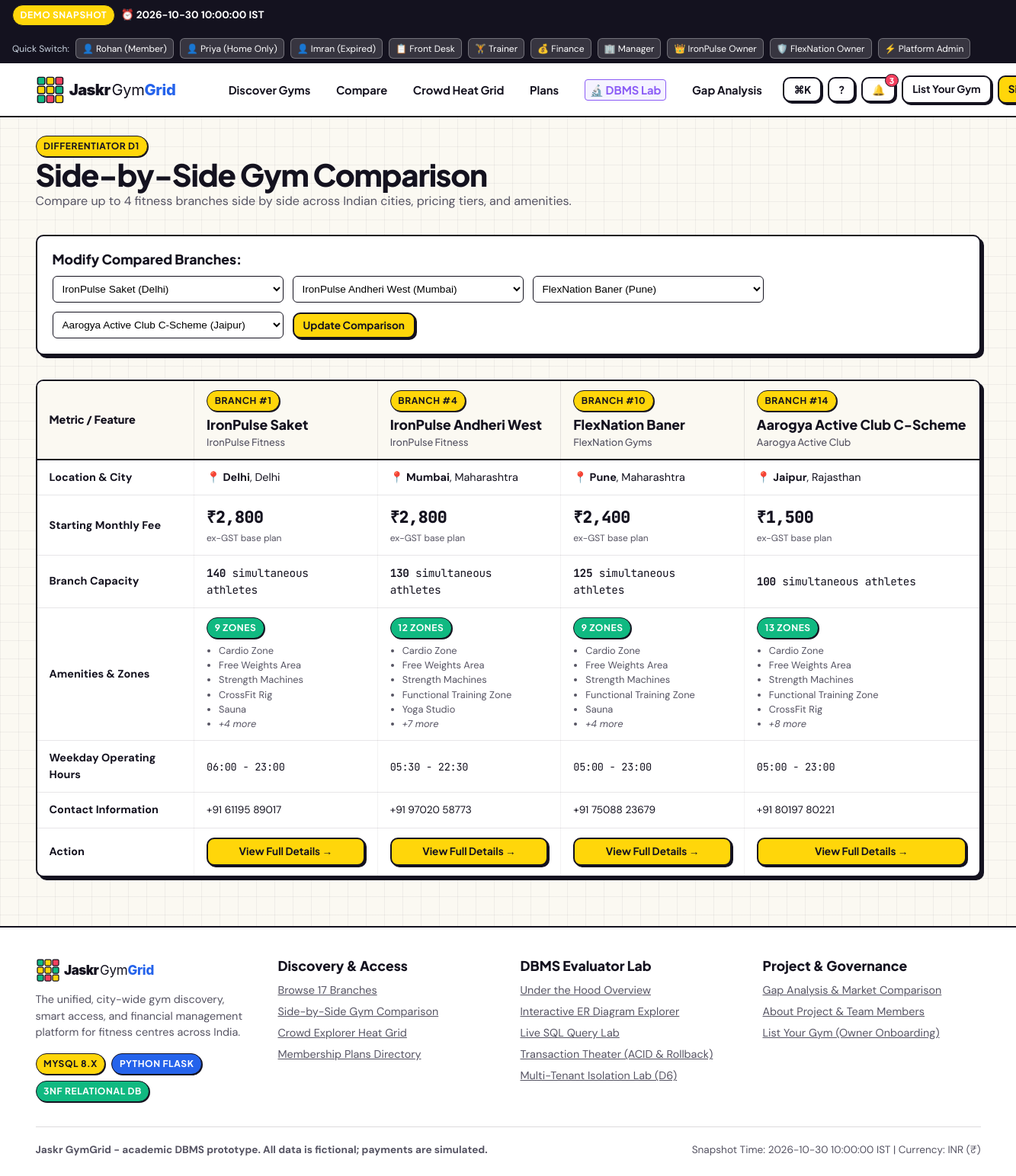
The page /compare on the database its author committed.
### tables this page shows
CREATE TABLE branches (
        branch_id INTEGER PRIMARY KEY AUTOINCREMENT,
        organization_id INTEGER NOT NULL,
        name TEXT NOT NULL,
        address TEXT NOT NULL,
        city TEXT NOT NULL,
        state TEXT NOT NULL,
        pincode TEXT NOT NULL,
        latitude REAL NOT NULL,
        longitude REAL NOT NULL,
        phone TEXT NOT NULL,
        description TEXT NOT NULL,
        capacity INTEGER NOT NULL,
        FOREIGN KEY (organization_id) REFERENCES organizations(organization_id)
    );

CREATE TABLE facilities (
        facility_id INTEGER PRIMARY KEY AUTOINCREMENT,
        facility_name TEXT NOT NULL UNIQUE,
        description TEXT NOT NULL
    );

CREATE TABLE branch_hours (
        branch_id INTEGER NOT NULL,
        day_of_week INTEGER NOT NULL,
        open_time TEXT NOT NULL,
        close_time TEXT NOT NULL,
        is_closed INTEGER NOT NULL DEFAULT 0,
        PRIMARY KEY (branch_id, day_of_week),
        FOREIGN KEY (branch_id) REFERENCES branches(branch_id)
    );

### app/public.py (the view)
@public_bp.route("/compare")
def compare():
    branch_ids = request.args.getlist("id")
    if not branch_ids:
        branch_ids = [1, 4, 10, 14]
    else:
        branch_ids = [int(i) for i in branch_ids if str(i).isdigit()][:4]
    all_branches = query_all("SELECT branch_id, name, city FROM branches WHERE organization_id != 5 ORDER BY city, name;")
    compared = []
    for bid in branch_ids:
        b = query_one(
            "SELECT b.*, o.name AS organization_name, o.brand_type, "
            "COALESCE(min_p.min_price, 0) AS starting_price "
            "FROM branches b "
            "JOIN organizations o ON b.organization_id = o.organization_id "
            "LEFT JOIN (SELECT organization_id, MIN(price) AS min_price FROM membership_plans GROUP BY organization_id) min_p "
            "ON b.organization_id = min_p.organization_id "
            "WHERE b.branch_id = %s;", (bid,)
        )
        if b:
            facs = query_all("SELECT f.facility_name FROM branch_facilities bf JOIN facilities f ON bf.facility_id = f.facility_id WHERE bf.branch_id = %s;", (bid,))
            b["facilities_list"] = [f["facility_name"] for f in facs]
            b["hours"] = query_all("SELECT * FROM branch_hours WHERE branch_id = %s ORDER BY day_of_week;", (bid,))
            compared.append(b)
    return render_template("public/compare.html", compared=compared, all_branches=all_branches, selected_ids=branch_ids)

### app/auth.py (called while the page is built, shortened)
def get_current_user():
    if "user_id" not in session:
        return None

### app/config.py (called while the page is built)
    @classmethod
    def get_app_today(cls):
        if cls.DEMO_MODE:
            return dt.datetime.strptime(cls.APP_TODAY_STR, "%Y-%m-%d").date()
        return dt.date.today()

    @classmethod
    def get_app_now(cls):
        if cls.DEMO_MODE:
            return dt.datetime.strptime(cls.APP_NOW_STR, "%Y-%m-%d %H:%M:%S")
        return dt.datetime.now()

### app/database.py (called while the page is built)
def is_mysql():
    return _is_mysql_active

def get_connection(role="admin"):
    if is_mysql():
        user, pwd = ROLE_USERS.get(role, (MYSQL_USER, MYSQL_PASS))
        return mysql.connector.connect(
            host=MYSQL_HOST,
            port=MYSQL_PORT,
            user=user,
            password=pwd,
            database=MYSQL_DB,
            autocommit=False
        )
    else:
        conn = sqlite3.connect(SQLITE_PATH, timeout=20.0)
        conn.row_factory = sqlite3.Row
        conn.execute("PRAGMA foreign_keys = ON;")
        return conn

def query_all(sql, params=(), role="admin"):
    return execute_query(sql, params, role=role, fetch="all")

def query_one(sql, params=(), role="admin"):
    return execute_query(sql, params, role=role, fetch="one")

### templates/public/compare.html (shortened to what this page needs)
{% extends "base.html" %}
{% block content %}
<div class="container">
  <div style="margin-bottom: 2rem;">
    <span class="badge badge-yellow">Differentiator D1</span>
    <h1>Side-by-Side Gym Comparison</h1>
    <p style="color: var(--ink-muted);">Compare up to 4 fitness branches side by side across Indian cities, pricing tiers, and amenities.</p>
  </div>
  <div class="card" style="margin-bottom: 2rem; background: #FFFFFF;">
    <h4 style="margin-bottom: 0.75rem;">Modify Compared Branches:</h4>
    <form method="GET" action="{{ url_for('public.compare') }}" style="display: flex; gap: 0.75rem; flex-wrap: wrap; align-items: center;">
      {% for slot in range(4) %}
        <select name="id" style="padding: 0.5rem; border: var(--border-thin); border-radius: var(--radius-sm); font-size: 0.85rem; background: #fff;">
          {% for b in all_branches %}
            <option value="{{ b.branch_id }}" {% if selected_ids|length > slot and selected_ids[slot] == b.branch_id %}selected{% endif %}>
              {{ b.name }} ({{ b.city }})
            </option>
          {% endfor %}
        </select>
      {% endfor %}
      <button type="submit" class="btn btn-sm btn-primary">Update Comparison</button>
    </form>
  </div>
  <div class="table-responsive" style="margin-bottom: 2.5rem;">
    <table class="table-custom">
      <thead>
        <tr>
          <th style="min-width: 200px;">Metric / Feature</th>
          {% for b in compared %}
            <th style="min-width: 240px; background: var(--bg-canvas);">
              <span class="badge badge-yellow" style="margin-bottom: 0.25rem;">Branch #{{ b.branch_id }}</span>
              <div style="font-size: 1.1rem; font-weight: 800;">{{ b.name }}</div>
              <div style="font-size: 0.8rem; font-weight: 500; color: var(--ink-muted);">{{ b.organization_name }}</div>
            </th>
          {% endfor %}
        </tr>
      </thead>
      <tbody>
        <tr>
          <td><strong>Location & City</strong></td>
          {% for b in compared %}
            <td><strong>📍 {{ b.city }}</strong>, {{ b.state }}</td>
          {% endfor %}
        </tr>
        <tr>
          <td><strong>Starting Monthly Fee</strong></td>
          {% for b in compared %}
            <td>
              <div class="mono-num" style="font-size: 1.35rem; font-weight: 800; color: var(--ink-primary);">
                ₹{{ "{:,.0f}".format(b.starting_price) }}
              </div>
              <small style="color: var(--ink-muted);">ex-GST base plan</small>
            </td>
          {% endfor %}
        </tr>
        <tr>
          <td><strong>Branch Capacity</strong></td>
          {% for b in compared %}
            <td class="mono-num"><strong>{{ b.capacity }}</strong> simultaneous athletes</td>
          {% endfor %}
        </tr>
        <tr>
          <td><strong>Amenities & Zones</strong></td>
          {% for b in compared %}
            <td>
              <span class="badge badge-mint" style="margin-bottom: 0.4rem;">{{ b.facilities_list|length }} Zones</span>
              <ul style="font-size: 0.8rem; color: var(--ink-muted); padding-left: 1rem;">
                {% for f in b.facilities_list[:5] %}
                  <li>{{ f }}</li>
                {% endfor %}
                {% if b.facilities_list|length > 5 %}
                  <li><em>+{{ b.facilities_list|length - 5 }} more</em></li>
                {% endif %}
              </ul>
            </td>
          {% endfor %}
        </tr>
        <tr>
          <td><strong>Weekday Operating Hours</strong></td>
          {% for b in compared %}
            <td class="mono-num" style="font-size: 0.85rem;">
              {% if b.hours %}
                {{ b.hours[0].open_time[:5] }} - {{ b.hours[0].close_time[:5] }}
              {% else %}
                06:00 - 23:00
              {% endif %}
            </td>
          {% endfor %}
        </tr>
        <tr>
          <td><strong>Contact Information</strong></td>
          {% for b in compared %}
            <td style="font-size: 0.85rem;">{{ b.phone }}</td>
          {% endfor %}
        </tr>
        <tr>
          <td><strong>Action</strong></td>
          {% for b in compared %}
            <td>
              <a href="{{ url_for('public.branch_detail', branch_id=b.branch_id) }}" class="btn btn-sm btn-primary" style="width: 100%;">
                View Full Details →
              </a>
            </td>
          {% endfor %}
        </tr>
      </tbody>
    </table>
  </div>
</div>
{% endblock %}

### static/css/styles.css (style rules this page uses)
:root { --bg-canvas: #FBF9F2; --bg-card: #FFFFFF; --ink-primary: #14121F; --ink-muted: #565463; --ink-subtle: #8E8B9E; --brand-yellow: #FFD60A; --brand-yellow-hover: #FACC15; --electric-blue: #2563EB; --electric-blue-subtle: #EFF6FF; --hot-coral: #F43F5E; --hot-coral-subtle: #FFF1F2; --mint-green: #10B981; --mint-green-subtle: #ECFDF5; --violet-royal: #8B5CF6; --violet-subtle: #F5F3FF; --role-member: var(--mint-green); --role-staff: var(--electric-blue); --role-owner: var(--hot-coral); --role-admin: var(--violet-royal); --border-thick: 2.5px solid var(--ink-primary); --border-thin: 1.5px solid var(--ink-primary); --shadow-sm: 2px 2px 0px var(--ink-primary); --shadow-md: 4px 4px 0px var(--ink-primary); --shadow-lg: 6px 6px 0px var(--ink-primary); --radius-sm: 6px; --radius-md: 10px; --radius-lg: 16px; --radius-full: 9999px; --font-display: 'Plus Jakarta Sans', system-ui, sans-serif; --font-body: 'DM Sans', -apple-system, BlinkMacSystemFont, sans-serif; --font-mono: 'JetBrains Mono', monospace; }
*, *::before, *::after { box-sizing: border-box; margin: 0; padding: 0; }
body { font-family: var(--font-body); color: var(--ink-primary); background-color: var(--bg-canvas); background-image: linear-gradient(to right, rgba(20, 18, 31, 0.05) 1px, transparent 1px), linear-gradient(to bottom, rgba(20, 18, 31, 0.05) 1px, transparent 1px); background-size: 24px 24px; line-height: 1.5; min-height: 100vh; display: flex; flex-direction: column; }
h1, h2, h3, h4, h5, h6 { font-family: var(--font-display); font-weight: 800; line-height: 1.15; color: var(--ink-primary); }
h1 { font-size: 2.5rem; letter-spacing: -0.03em; }
h4 { font-size: 1.1rem; }
a { color: inherit; text-decoration: none; }
.mono-num { font-family: var(--font-mono); font-variant-numeric: tabular-nums; letter-spacing: -0.02em; }
.container { width: 100%; max-width: 1280px; margin: 0 auto; padding: 0 1.25rem; }
.btn { display: inline-flex; align-items: center; justify-content: center; gap: 0.5rem; font-family: var(--font-display); font-weight: 700; font-size: 0.95rem; padding: 0.65rem 1.25rem; border-radius: var(--radius-md); border: var(--border-thick); background: var(--bg-card); color: var(--ink-primary); box-shadow: var(--shadow-sm); cursor: pointer; transition: transform 0.1s ease, box-shadow 0.1s ease, background 0.15s ease; white-space: nowrap; }
.btn-primary { background: var(--brand-yellow); }
.btn-sm { padding: 0.4rem 0.75rem; font-size: 0.85rem; border-width: 2px; }
.card { background: var(--bg-card); border: var(--border-thick); border-radius: var(--radius-md); box-shadow: var(--shadow-md); padding: 1.25rem; transition: transform 0.15s ease, box-shadow 0.15s ease; }
.badge { display: inline-flex; align-items: center; gap: 0.35rem; font-family: var(--font-display); font-weight: 700; font-size: 0.75rem; text-transform: uppercase; letter-spacing: 0.05em; padding: 0.25rem 0.6rem; border-radius: var(--radius-full); border: var(--border-thin); background: var(--bg-card); box-shadow: 1px 1px 0px var(--ink-primary); }
.badge-yellow { background: var(--brand-yellow); }
.badge-mint { background: var(--mint-green); color: #fff; }
.table-responsive { overflow-x: auto; border: var(--border-thick); border-radius: var(--radius-md); box-shadow: var(--shadow-md); background: #FFFFFF; }
.table-custom { width: 100%; border-collapse: collapse; text-align: left; font-size: 0.9rem; }
.table-custom th { background: var(--bg-canvas); font-family: var(--font-display); font-weight: 800; padding: 0.75rem 1rem; border-bottom: var(--border-thick); border-right: 1.5px solid rgba(20, 18, 31, 0.1); white-space: nowrap; }
.table-custom td { padding: 0.75rem 1rem; border-bottom: 1.5px solid rgba(20, 18, 31, 0.1); border-right: 1.5px solid rgba(20, 18, 31, 0.05); }

### rows shown on the page
branches: branch_id "1", name "IronPulse Saket", organization_name "IronPulse Fitness", city "Delhi", state "Delhi", starting_price "2,800", capacity "140", facilities_list|length "9", facilities_list|length "4", open_time "06:00", close_time "23:00", phone "+91 61195 89017"
branches: branch_id "4", name "IronPulse Andheri West", organization_name "IronPulse Fitness", city "Mumbai", state "Maharashtra", starting_price "2,800", capacity "130", facilities_list|length "12", facilities_list|length "7", open_time "05:30", close_time "22:30", phone "+91 97020 58773"
branches: branch_id "10", name "FlexNation Baner", organization_name "FlexNation Gyms", city "Pune", state "Maharashtra", starting_price "2,400", capacity "125", facilities_list|length "9", facilities_list|length "4", open_time "05:00", close_time "23:00", phone "+91 75088 23679"
branches: branch_id "14", name "Aarogya Active Club C-Scheme", organization_name "Aarogya Active Club", city "Jaipur", state "Rajasthan", starting_price "1,500", capacity "100", facilities_list|length "13", facilities_list|length "8", open_time "05:00", close_time "23:00", phone "+91 80197 80221"
facilities: facility_name "Cardio Zone"
facilities: facility_name "Free Weights Area"
facilities: facility_name "Strength Machines"
facilities: facility_name "CrossFit Rig"
facilities: facility_name "Sauna"
facilities: facility_name "Functional Training Zone"
facilities: facility_name "Yoga Studio"

### other values the page prints
form field id "IronPulse Saket (Delhi)"
form field id "IronPulse Andheri West (Mumbai)"
form field id "FlexNation Baner (Pune)"
form field id "Aarogya Active Club C-Scheme (Jaipur)"
